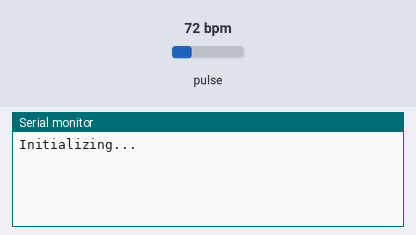
Recording of a sketch running on a simulated Arduino Uno, built with avr-gcc and run on an emulated ATmega328P. On the bench: the last lines printed to the serial monitor. The inputs (shaded band) are chosen by the test bench; at power-on: pulse 72 bpm.

Above: at 1.2 s.
1.3 s: pulse set to 42 bpm
At 3.24 s:
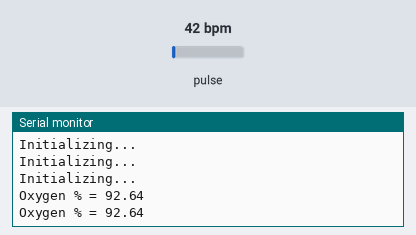
4.3 s: pulse set to 70 bpm
At 4.34 s:
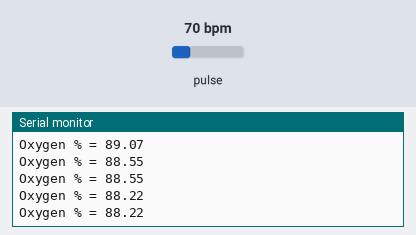
Timing chart, 0 to 7.3 s (numbered marks = the images above; inputs shaded):
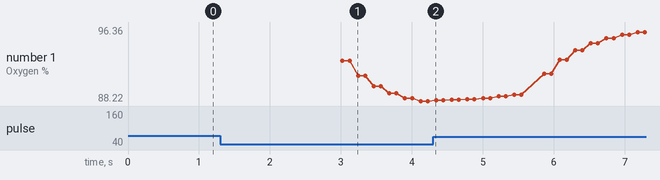

The sketch:

max.ino
```cpp
#include <Wire.h>
#include "MAX30105.h"

MAX30105 particleSensor;

double avered = 0;
double aveir = 0;
double sumirrms = 0;
double sumredrms = 0;
int i = 0;
int Num = 100;

double ESpO2 = 95.0;
double FSpO2 = 0.7;
double frate = 0.95;

#define TIMETOBOOT 3000
#define SAMPLING 5
#define FINGER_ON 30000
#define MINIMUM_SPO2 80.0

const byte RATE_SIZE = 4;
byte rates[RATE_SIZE];
byte rateSpot = 0;
long lastBeat = 0;
float beatsPerMinute;
int beatAvg;

void setup() {
  Serial.begin(115200);
  Serial.println("Initializing...");

  while (!particleSensor.begin(Wire, I2C_SPEED_FAST)) {
    Serial.println("MAX30102 was not found. Please check wiring/power at MAX30102 board.");
  }

  byte ledBrightness = 0x7F;
  byte sampleAverage = 4;
  byte ledMode = 2;
  int sampleRate = 200;
  int pulseWidth = 411;
  int adcRange = 16384;

  particleSensor.setup(ledBrightness, sampleAverage, ledMode, sampleRate, pulseWidth, adcRange);
  particleSensor.enableDIETEMPRDY();
}

void loop() {
  uint32_t ir, red;
  double SpO2 = 0;

  particleSensor.check();
  while (particleSensor.available()) {
    red = particleSensor.getFIFORed();
    ir = particleSensor.getFIFOIR();

    i++;
    double fred = (double)red;
    double fir = (double)ir;
    avered = avered * frate + (double)red * (1.0 - frate);
    aveir = aveir * frate + (double)ir * (1.0 - frate);
    sumredrms += (fred - avered) * (fred - avered);
    sumirrms += (fir - aveir) * (fir - aveir);

    if ((i % SAMPLING) == 0) {
      if (millis() > TIMETOBOOT) {
        if (ir < FINGER_ON) {
          ESpO2 = MINIMUM_SPO2; // Finger detached
        } else {
          double R = (sqrt(sumredrms) / avered) / (sqrt(sumirrms) / aveir);
          SpO2 = -23.3 * (R - 0.4) + 100;
          ESpO2 = FSpO2 * ESpO2 + (1.0 - FSpO2) * SpO2;
        }
        Serial.print("Oxygen % = ");
        Serial.println(ESpO2);
        delay(100);
        Serial.print("Oxygen % = ");
        Serial.println(ESpO2);
        delay(100);
      }
    }

    if ((i % Num) == 0) {
      sumredrms = 0.0;
      sumirrms = 0.0;
      i = 0;
      Serial.println("Initializing...");
      delay(100);
      Serial.println("Initializing...");
      delay(100);
      break;
    }

    particleSensor.nextSample();
  }
}
```

Measured:
- after the input at 1.3 s, the serial monitor: prints a new line after 1.7 s (image 1)
- plotted number 1: 88.22 → 96.36 after the input at 4.3 s
